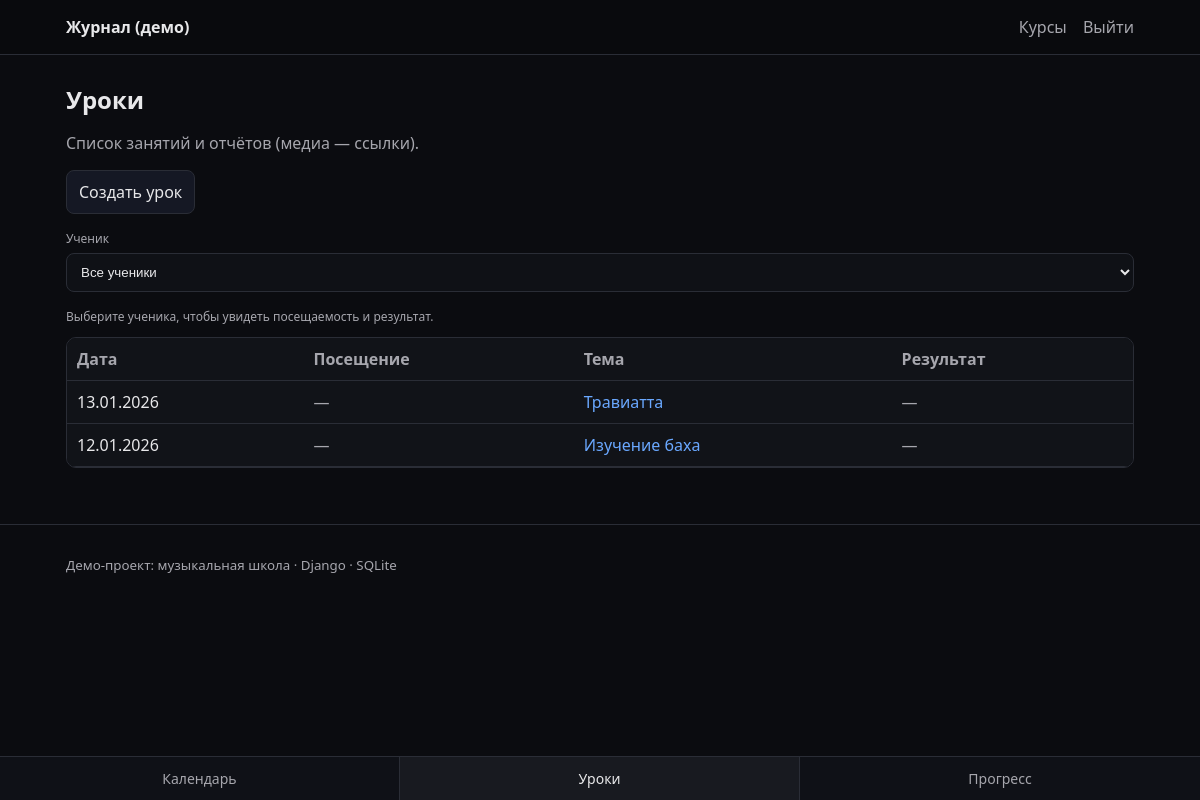
Before: /lessons/ (signed in) with the older database file.
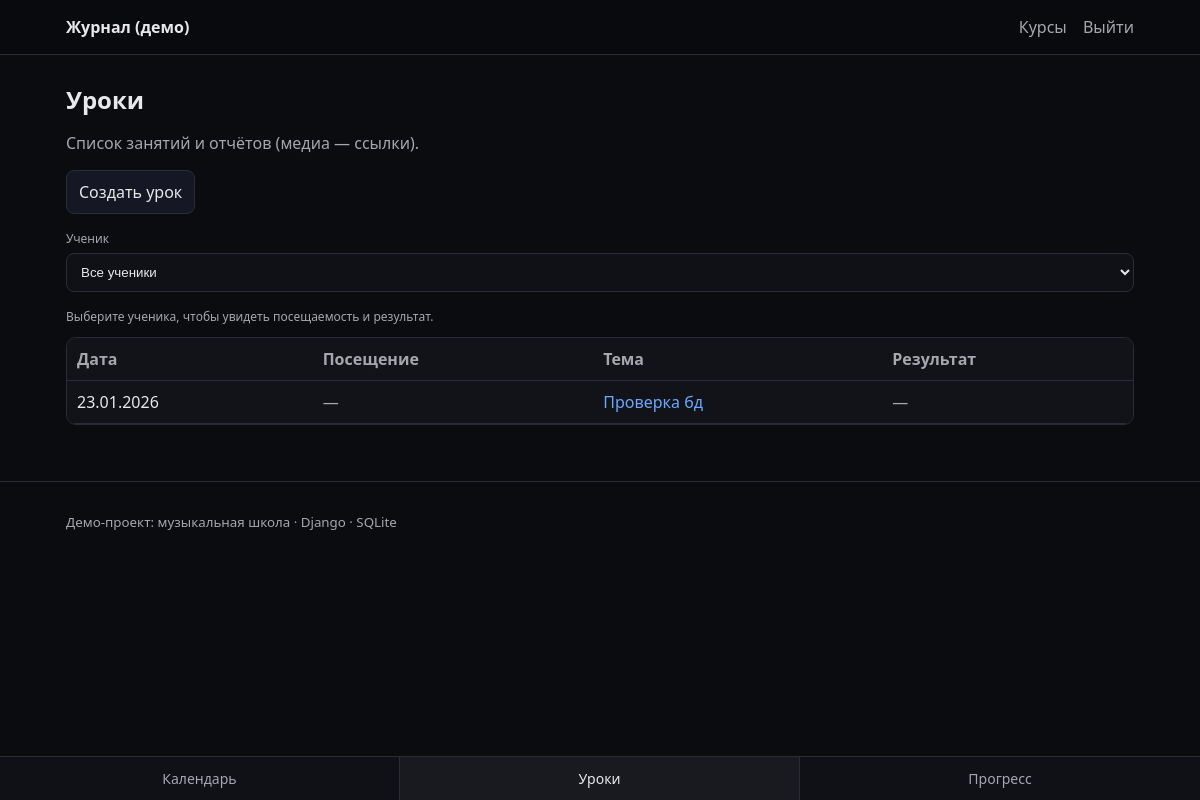
After: the same page with the newer database file.
### apps/lessons/models.py (models this page shows, shortened)
class Lesson(models.Model):
    course = models.ForeignKey(Course, on_delete=models.CASCADE, related_name="lessons")
    date = models.DateField()
    topic = models.CharField(max_length=200)
    created_by = models.ForeignKey(settings.AUTH_USER_MODEL, on_delete=models.CASCADE, related_name="created_lessons")
    class Meta:
        ordering = ("-date", "-id")

### apps/lessons/views.py (the view, shortened to what this page needs)
# urls.py: path("lessons/", lesson_list, name="lesson_list"),
@login_required
def lesson_list(request):
    role = request.user.profile.role
    course_id = request.GET.get("course")
    student_id = request.GET.get("student")
    students = []
    selected_student = None
    user_model = get_user_model()
    if role == Profile.Role.ADMIN:
        lessons_qs = Lesson.objects.all().select_related("course", "created_by")
        student_ids = Enrollment.objects.values_list("student_id", flat=True).distinct()
        students = list(user_model.objects.filter(id__in=student_ids).select_related("profile").order_by("username"))
    elif role == Profile.Role.TEACHER:
        lessons_qs = Lesson.objects.filter(course__teacher=request.user).select_related("course", "created_by")
        student_ids = (
            Enrollment.objects.filter(course__teacher=request.user).values_list("student_id", flat=True).distinct()
        )
        students = list(user_model.objects.filter(id__in=student_ids).select_related("profile").order_by("username"))
    if course_id:
        lessons_qs = lessons_qs.filter(course_id=course_id)
    if student_id:
        selected_student = get_object_or_404(user_model, id=student_id)
        entries_qs = LessonStudent.objects.filter(student_id=student_id, lesson__in=lessons_qs).select_related(
            "lesson", "lesson__course"
        )
        reports = (
            LessonReport.objects.filter(lesson__in=lessons_qs)
            .filter(Q(student_id=student_id) | Q(student__isnull=True))
            .order_by("-created_at")
        )
        student_report_map = {}
        general_report_map = {}
        for report in reports:
            if report.student_id == int(student_id):
                student_report_map.setdefault(report.lesson_id, report.text)
            elif report.student_id is None:
                general_report_map.setdefault(report.lesson_id, report.text)
        rows = [
            {
                "lesson": entry.lesson,
                "attendance": entry.attended,
                "result": entry.result
                or student_report_map.get(entry.lesson_id)
                or general_report_map.get(entry.lesson_id)
                or "",
            }
            for entry in entries_qs.order_by("-lesson__date", "-lesson_id")
        ]
    else:
        rows = [
            {
                "lesson": lesson,
                "attendance": None,
                "result": "",
            }
            for lesson in lessons_qs.order_by("-date", "-id")
        ]
    return render(
        request,
        "lessons/lesson_list.html",
        {
            "lessons": rows,
            "course_id": course_id,
            "students": students,
            "student_id": str(student_id) if student_id else "",
            "selected_student": selected_student,
        },
    )

### templates/lessons/lesson_list.html (shortened to what this page needs)
{% extends "base.html" %}
{% block content %}
  <h1>Уроки</h1>
  <p class="muted">Список занятий и отчётов (медиа — ссылки).</p>
  {% if user.profile.role == "TEACHER" or user.profile.role == "ADMIN" %}
    <p><a class="btn" href="/lessons/create/">Создать урок</a></p>
  {% endif %}
  {% if students %}
    <form method="get" class="form-row" style="margin-bottom: 16px;">
      <label class="muted small" for="student">Ученик</label>
      <select id="student" name="student" class="input" onchange="this.form.submit()">
        {% if user.profile.role != "STUDENT" %}
          <option value="">Все ученики</option>
        {% endif %}
      </select>
    </form>
  {% endif %}
  {% if not lessons %}
    <p class="muted">Пока нет уроков.</p>
  {% else %}
    {% if not student_id %}
      <p class="muted small">Выберите ученика, чтобы увидеть посещаемость и результат.</p>
    {% elif selected_student %}
      <p class="muted small">
        Ученик: {{ selected_student.username }} · Цикл: {{ selected_student.profile.get_cycle_display }}
      </p>
    {% endif %}
    <div class="table-wrap">
      <table class="table">
        <thead>
          <tr>
            <th>Дата</th>
            <th>Посещение</th>
            <th>Тема</th>
            <th>Результат</th>
          </tr>
        </thead>
        <tbody>
          {% for l in lessons %}
            <tr>
              <td>{{ l.lesson.date|date:"d.m.Y" }}</td>
              <td>
                {% if l.attendance == None %}
                  <span class="muted">—</span>
                {% elif l.attendance %}
                  <span class="tag">✓</span>
                {% else %}
                  <span class="tag">✕</span>
                {% endif %}
              </td>
              <td><a href="/lessons/{{ l.lesson.id }}/">{{ l.lesson.topic }}</a></td>
              <td>
                {% if l.result %}
                  {{ l.result }}
                {% else %}
                  <span class="muted">—</span>
                {% endif %}
              </td>
            </tr>
          {% endfor %}
        </tbody>
      </table>
    </div>
  {% endif %}
{% endblock %}

Changed rows visible on the page:
removed Lesson: lesson "13.01.2026", lesson.topic "Травиатта"
removed Lesson: lesson "12.01.2026", lesson.topic "Изучение баха"
added Lesson: lesson "23.01.2026", lesson.topic "Проверка бд"
